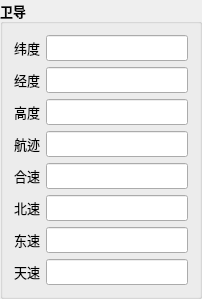
         <widget class="QGroupBox" name="groupBox_13">
          <property name="font">
           <font>
            <family>微软雅黑</family>
            <pointsize>10</pointsize>
            <weight>75</weight>
            <bold>true</bold>
           </font>
          </property>
          <property name="title">
           <string>卫导</string>
          </property>
          <layout class="QGridLayout" name="gridLayout_12">
           <item row="5" column="0">
            <widget class="QLabel" name="label_61">
             <property name="maximumSize">
              <size>
               <width>59</width>
               <height>16777215</height>
              </size>
             </property>
             <property name="font">
              <font>
               <family>微软雅黑</family>
               <pointsize>10</pointsize>
               <weight>50</weight>
               <bold>false</bold>
              </font>
             </property>
             <property name="text">
              <string>北速</string>
             </property>
            </widget>
           </item>
           <item row="1" column="0">
            <widget class="QLabel" name="label_58">
             <property name="maximumSize">
              <size>
               <width>59</width>
               <height>16777215</height>
              </size>
             </property>
             <property name="font">
              <font>
               <family>微软雅黑</family>
               <pointsize>10</pointsize>
               <weight>50</weight>
               <bold>false</bold>
              </font>
             </property>
             <property name="text">
              <string>经度</string>
             </property>
            </widget>
           </item>
           <item row="0" column="1">
            <widget class="QLineEdit" name="lineEdit_35">
             <property name="font">
              <font>
               <family>微软雅黑</family>
               <pointsize>10</pointsize>
               <weight>75</weight>
               <bold>true</bold>
              </font>
             </property>
             <property name="readOnly">
              <bool>true</bool>
             </property>
            </widget>
           </item>
           <item row="2" column="0">
            <widget class="QLabel" name="label_70">
             <property name="maximumSize">
              <size>
               <width>59</width>
               <height>16777215</height>
              </size>
             </property>
             <property name="font">
              <font>
               <family>微软雅黑</family>
               <pointsize>10</pointsize>
               <weight>50</weight>
               <bold>false</bold>
              </font>
             </property>
             <property name="text">
              <string>高度</string>
             </property>
            </widget>
           </item>
           <item row="4" column="0">
            <widget class="QLabel" name="label_60">
             <property name="maximumSize">
              <size>
               <width>59</width>
               <height>16777215</height>
              </size>
             </property>
             <property name="font">
              <font>
               <family>微软雅黑</family>
               <pointsize>10</pointsize>
               <weight>50</weight>
               <bold>false</bold>
              </font>
             </property>
             <property name="text">
              <string>合速</string>
             </property>
            </widget>
           </item>
           <item row="3" column="0">
            <widget class="QLabel" name="label_59">
             <property name="maximumSize">
              <size>
               <width>59</width>
               <height>16777215</height>
              </size>
             </property>
             <property name="font">
              <font>
               <family>微软雅黑</family>
               <pointsize>10</pointsize>
               <weight>50</weight>
               <bold>false</bold>
              </font>
             </property>
             <property name="text">
              <string>航迹</string>
             </property>
            </widget>
           </item>
           <item row="6" column="0">
            <widget class="QLabel" name="label_62">
             <property name="maximumSize">
              <size>
               <width>59</width>
               <height>16777215</height>
              </size>
             </property>
             <property name="font">
              <font>
               <family>微软雅黑</family>
               <pointsize>10</pointsize>
               <weight>50</weight>
               <bold>false</bold>
              </font>
             </property>
             <property name="text">
              <string>东速</string>
             </property>
            </widget>
           </item>
           <item row="0" column="0">
            <widget class="QLabel" name="label_57">
             <property name="maximumSize">
              <size>
               <width>59</width>
               <height>16777215</height>
              </size>
             </property>
             <property name="font">
              <font>
               <family>微软雅黑</family>
               <pointsize>10</pointsize>
               <weight>50</weight>
               <bold>false</bold>
              </font>
             </property>
             <property name="text">
              <string>纬度</string>
             </property>
            </widget>
           </item>
           <item row="2" column="1">
            <widget class="QLineEdit" name="lineEdit_46">
             <property name="font">
              <font>
               <family>微软雅黑</family>
               <pointsize>10</pointsize>
               <weight>75</weight>
               <bold>true</bold>
              </font>
             </property>
             <property name="readOnly">
              <bool>true</bool>
             </property>
            </widget>
           </item>
           <item row="1" column="1">
            <widget class="QLineEdit" name="lineEdit_36">
             <property name="font">
              <font>
               <family>微软雅黑</family>
               <pointsize>10</pointsize>
               <weight>75</weight>
               <bold>true</bold>
              </font>
             </property>
             <property name="readOnly">
              <bool>true</bool>
             </property>
            </widget>
           </item>
           <item row="7" column="0">
            <widget class="QLabel" name="label_71">
             <property name="maximumSize">
              <size>
               <width>59</width>
               <height>16777215</height>
              </size>
             </property>
             <property name="font">
              <font>
               <family>微软雅黑</family>
               <pointsize>10</pointsize>
               <weight>50</weight>
               <bold>false</bold>
              </font>
             </property>
             <property name="text">
              <string>天速</string>
             </property>
            </widget>
           </item>
           <item row="3" column="1">
            <widget class="QLineEdit" name="lineEdit_37">
             <property name="font">
              <font>
               <family>微软雅黑</family>
               <pointsize>10</pointsize>
               <weight>75</weight>
               <bold>true</bold>
              </font>
             </property>
             <property name="readOnly">
              <bool>true</bool>
             </property>
            </widget>
           </item>
           <item row="6" column="1">
            <widget class="QLineEdit" name="lineEdit_40">
             <property name="font">
              <font>
               <family>微软雅黑</family>
               <pointsize>10</pointsize>
               <weight>75</weight>
               <bold>true</bold>
              </font>
             </property>
             <property name="readOnly">
              <bool>true</bool>
             </property>
            </widget>
           </item>
           <item row="5" column="1">
            <widget class="QLineEdit" name="lineEdit_39">
             <property name="font">
              <font>
               <family>微软雅黑</family>
               <pointsize>10</pointsize>
               <weight>75</weight>
               <bold>true</bold>
              </font>
             </property>
             <property name="readOnly">
              <bool>true</bool>
             </property>
            </widget>
           </item>
           <item row="4" column="1">
            <widget class="QLineEdit" name="lineEdit_38">
             <property name="font">
              <font>
               <family>微软雅黑</family>
               <pointsize>10</pointsize>
               <weight>75</weight>
               <bold>true</bold>
              </font>
             </property>
             <property name="readOnly">
              <bool>true</bool>
             </property>
            </widget>
           </item>
           <item row="7" column="1">
            <widget class="QLineEdit" name="lineEdit_50">
             <property name="font">
              <font>
               <family>微软雅黑</family>
               <pointsize>10</pointsize>
               <weight>75</weight>
               <bold>true</bold>
              </font>
             </property>
             <property name="readOnly">
              <bool>true</bool>
             </property>
            </widget>
           </item>
          </layout>
         </widget>
